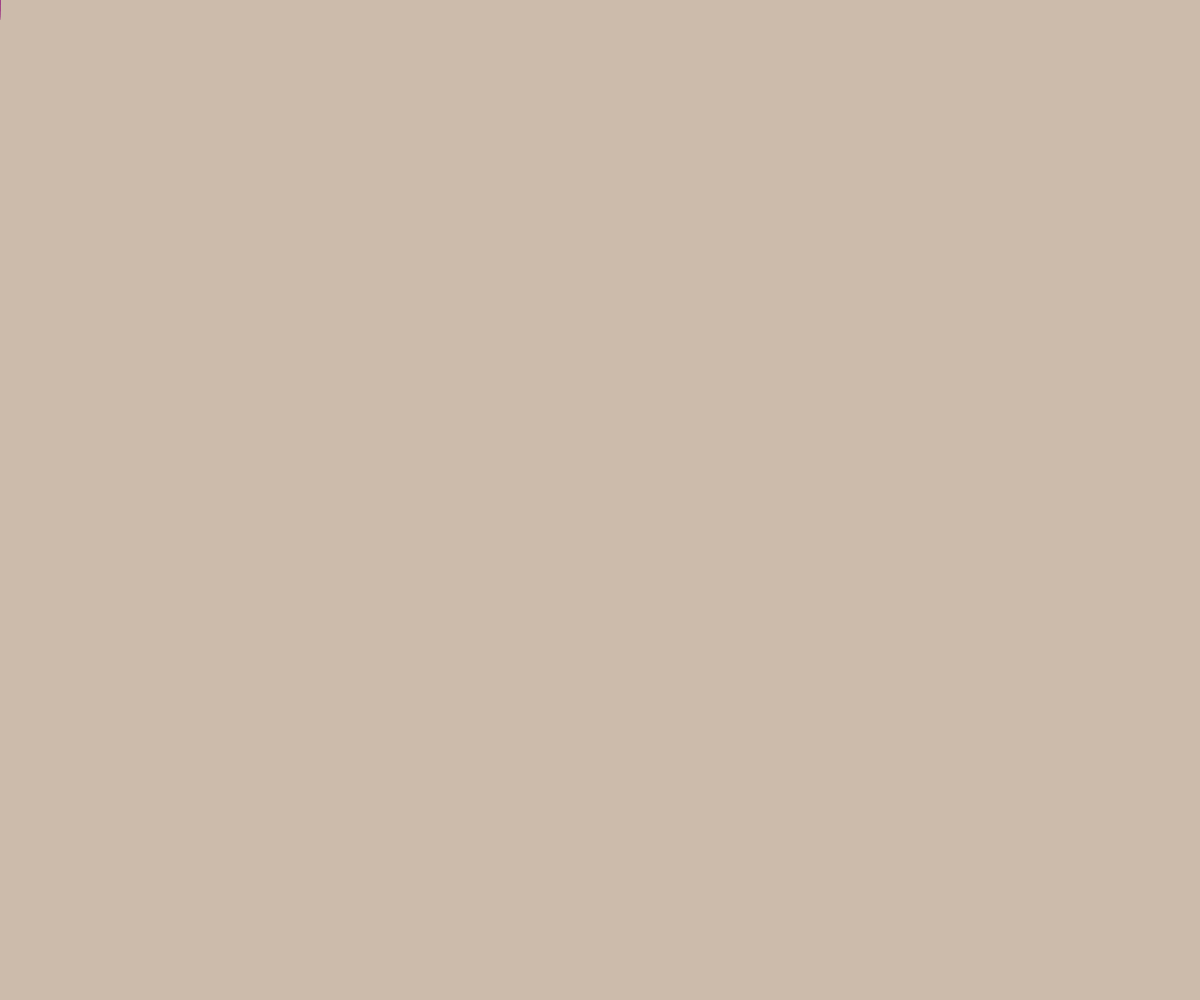
Frame 1 (no input)
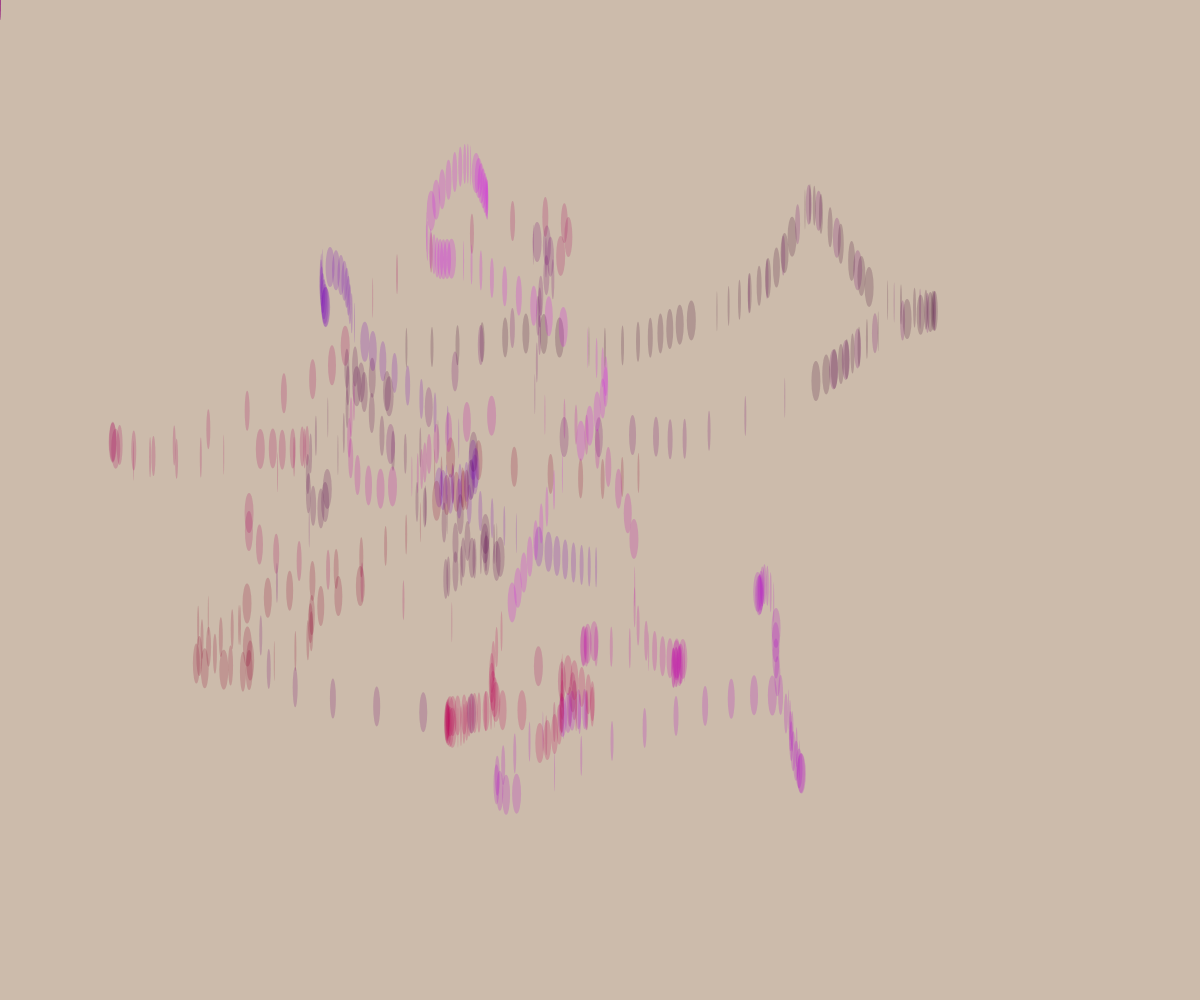
Frame 60 (no input)
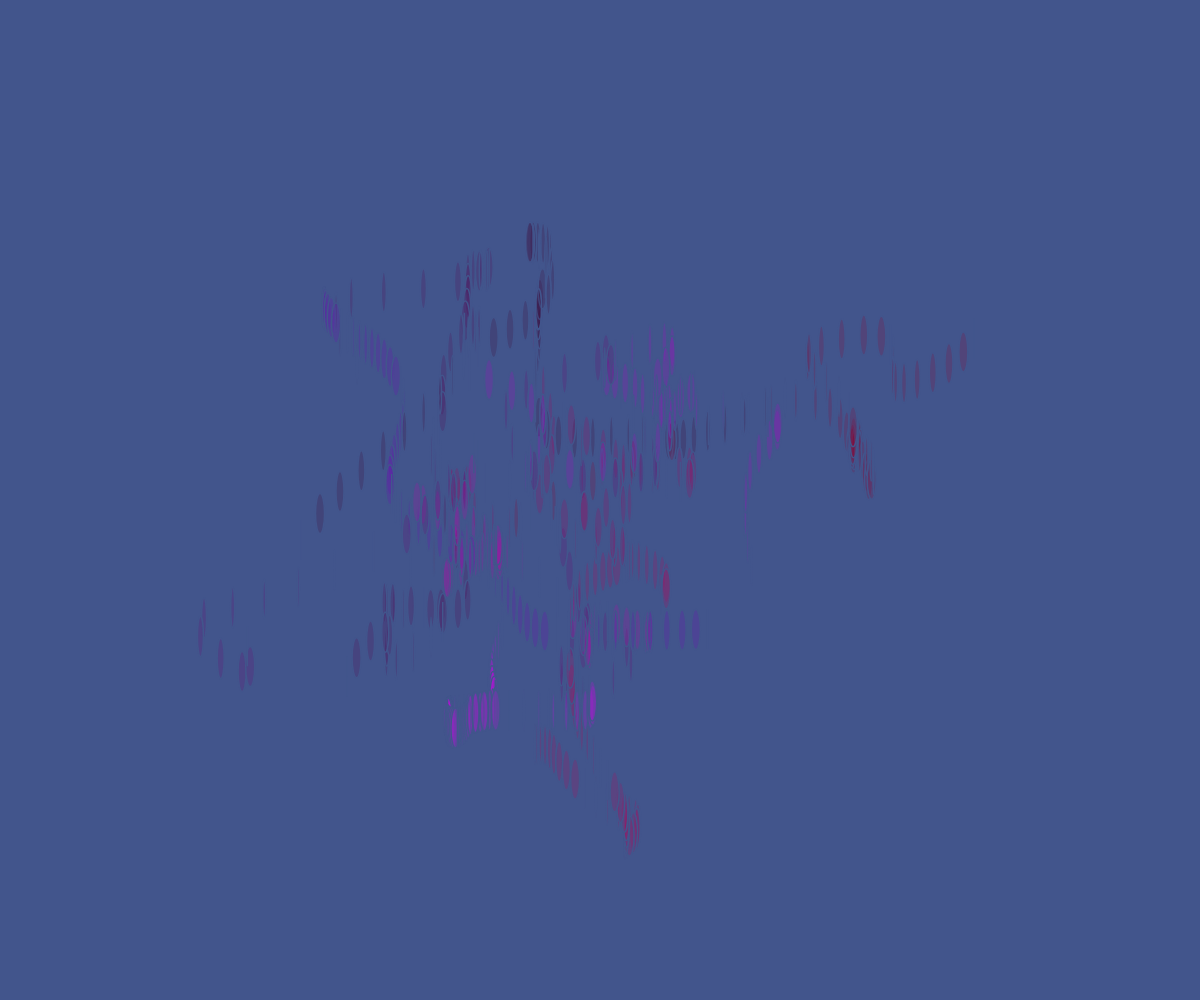
Frame 120 (the mouse pressed at the canvas centre since frame 60)

The p5.js sketch that drew these frames (run headless with seeded random() and noise() and a simulated clock; from frame 60 on, the mouse is pressed at the canvas centre):

// p5.js sketch
// ── sketch.js
// -
// Camminatori che generano mondi 0.7 by Angelica [walker, noise]
// 2020 © Angelica, Daniele @Fupete and the course DSII2020 at DESIGN.unirsm 
// github.com/dsii-2020-unirsm — github.com/fupete
// Educational purposes, MIT License, 2020, San Marino

 //Help:
// [mouse] change background's color

let camminatore = [];

function setup() {
  createCanvas(windowWidth, windowHeight);
  background(204, 187, 171);
  noStroke();
  strokeWeight(0.3);

  //numero camminatori
  let n = 10;

  for (let i = 0; i < n; i++) {
    camminatore.push(new Walker(i))
  }
}

function draw() {
  for (let i = 0; i < camminatore.length; i++) {
    camminatore[i].mostrati();
    camminatore[i].muoviti();
  }
}

function Walker() {
  this.x = 0;
  this.y = 0;
  this.t = random(50);
  this.inc = random(0.5, 2) * 0.02;
  this.colorR = random(255);
  this.colorB = random(255);



  this.mostrati = function() {
    let dim = 40;

    fill(this.colorR, 0, this.colorB, 50);
    ellipse(this.x, this.y, frameCount % 10, dim);
  }

  this.muoviti = function() {
    this.x = noise(this.t) * width;
    this.y = noise(this.t + 10) * height;
    this.t = this.t + this.inc;
  }


}

function mousePressed() {

  let color = floor(random(2));

  if (color == 0) {
    background(66, 85, 140); //blu
    stroke(66, 85, 140);
    strokeWeight(1.5);

  } else if (color == 1) {
    background(204, 187, 171); //beige
   noStroke();

  }
}
